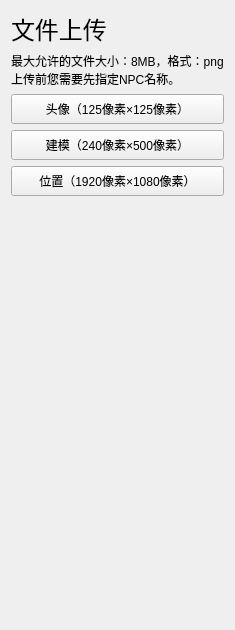
        <widget class="QWidget" name="page_12">
         <layout class="QVBoxLayout" name="verticalLayout_11">
          <item>
           <widget class="QLabel" name="label_8">
            <property name="styleSheet">
             <string notr="true">font: 18pt;</string>
            </property>
            <property name="text">
             <string>文件上传</string>
            </property>
           </widget>
          </item>
          <item>
           <widget class="QLabel" name="label_36">
            <property name="text">
             <string>最大允许的文件大小：8MB，格式：png
上传前您需要先指定NPC名称。</string>
            </property>
            <property name="alignment">
             <set>Qt::AlignLeading|Qt::AlignLeft|Qt::AlignTop</set>
            </property>
            <property name="wordWrap">
             <bool>true</bool>
            </property>
           </widget>
          </item>
          <item>
           <widget class="QPushButton" name="submit_npc_avatar">
            <property name="minimumSize">
             <size>
              <width>0</width>
              <height>30</height>
             </size>
            </property>
            <property name="text">
             <string>头像（125像素×125像素）</string>
            </property>
           </widget>
          </item>
          <item>
           <widget class="QPushButton" name="submit_npc_model">
            <property name="minimumSize">
             <size>
              <width>0</width>
              <height>30</height>
             </size>
            </property>
            <property name="text">
             <string>建模（240像素×500像素）</string>
            </property>
           </widget>
          </item>
          <item>
           <widget class="QPushButton" name="submit_npc_location_not_detailed">
            <property name="minimumSize">
             <size>
              <width>0</width>
              <height>30</height>
             </size>
            </property>
            <property name="text">
             <string>位置（1920像素×1080像素）</string>
            </property>
           </widget>
          </item>
          <item>
           <spacer name="verticalSpacer_6">
            <property name="orientation">
             <enum>Qt::Vertical</enum>
            </property>
            <property name="sizeHint" stdset="0">
             <size>
              <width>20</width>
              <height>423</height>
             </size>
            </property>
           </spacer>
          </item>
         </layout>
        </widget>
